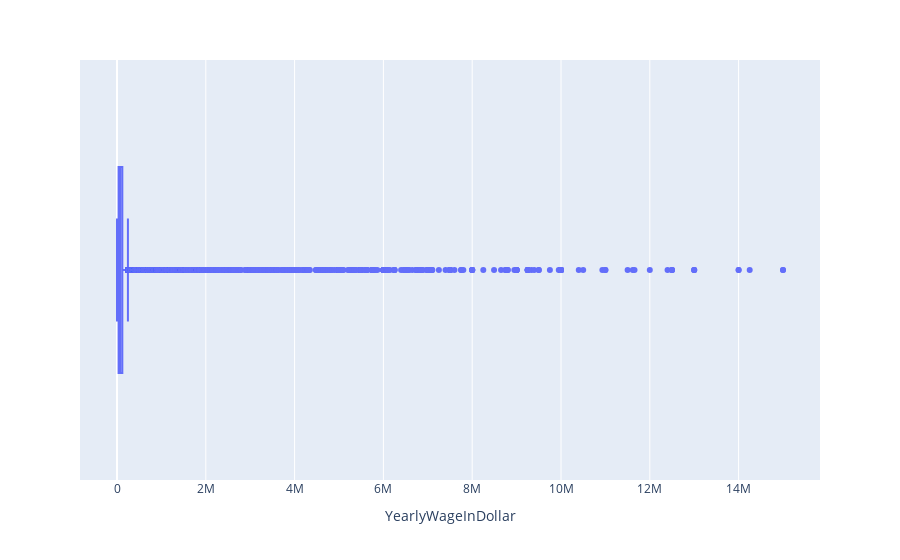

Notebook cell for this chart:
### Code cell
# removendo o responseId 61044, pois não parece realista alguém com menos de 1 ano de experiência na Tailândia recebendo $28M
# mesmo caso com os 40305, 62027 e 202. pouco tempo de experiência e mercado para isso.

# removemos o 70523 por incompatibilidade de dados entre Employment e OrgSize

# removemos também 18923, 62224 e 66496 porque o salário inserido é visivelmente o valor anual, 
# e parece ter sido um erro de interpretação ao responder que é recebido semanalmente

responses_deletar = [61044, 40305, 62027, 202, 70523, 18923, 62224, 66496]
df_limpa = df[~df.ResponseId.isin(responses_deletar)]

px.box(df_limpa, x ='YearlyWageInDollar')

### Figure 1 — Plotly figure (JSON) as saved in the notebook; plotly's stock layout.template omitted (floating-point values rounded to 4 significant figures; data arrays with more than 128 entries replaced by an {"elided": "..."} marker saying what was removed)
{"data": [{"alignmentgroup": "True", "hovertemplate": "YearlyWageInDollar=%{x}<extra></extra>", "legendgroup": "", "marker": {"color": "#636efa"}, "name": "", "notched": false, "offsetgroup": "", "orientation": "h", "showlegend": false, "type": "box", "x": {"elided": "38063 int values"}, "x0": " ", "xaxis": "x", "y0": " ", "yaxis": "y"}], "layout": {"boxmode": "group", "legend": {"tracegroupgap": 0}, "margin": {"t": 60}, "xaxis": {"anchor": "y", "domain": [0, 1], "title": {"text": "YearlyWageInDollar"}}, "yaxis": {"anchor": "x", "domain": [0, 1]}}}
